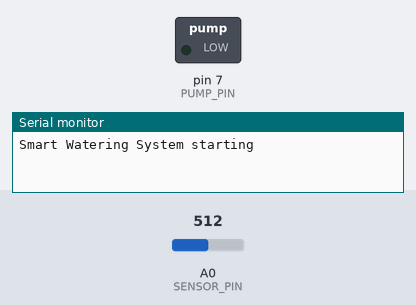
Bench run of a sketch on a simulated Arduino Nano, built with avr-gcc and run on an emulated ATmega328P. Parts: switched loads named in the sketch (green lamp = pin HIGH), the last lines printed to the serial monitor. Inputs (shaded band) come from the test bench; at power-on: A0 (SENSOR_PIN) = 512.

Above: at 0.1 s.
At 1.1 s:
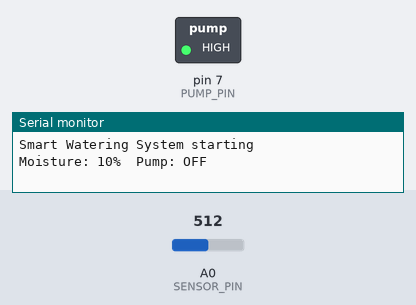
Timing chart, 0 to 13.6 s (numbered marks = the images above):
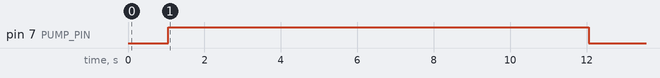

The sketch:

smart_watering_system.ino
```cpp
/*
  Smart Watering System - Arduino Nano
  Capacitive soil moisture sensor on A0, pump switched by a relay/MOSFET on D7.

  Behavior:
   - Reads soil moisture every second (averaged to reduce noise)
   - Starts the pump when soil is DRY, stops when soil is WET (hysteresis)
   - Pump runs in short bursts, then waits for water to soak in (cooldown)
   - Hard cap on pump run time as a safety cutoff
*/

// ---------- Pins ----------
const int SENSOR_PIN = A0;
const int PUMP_PIN   = 7;

// Set to HIGH for a MOSFET/transistor driver or an active-high relay board.
// Set to LOW for an active-low relay board (most common 5V relay modules).
const int PUMP_ON  = HIGH;
const int PUMP_OFF = (PUMP_ON == HIGH) ? LOW : HIGH;

// ---------- Calibration (EDIT THESE after measuring sensor) ----------
// Capacitive sensors read HIGHER when dry, LOWER when wet.
// Measure: sensor in open air (or dry soil) and sensor in a glass of water.
const int DRY_VALUE = 550;   // reading in dry soil
const int WET_VALUE = 203;   // reading in wet soil

// Moisture percentage thresholds (hysteresis band)
const int START_BELOW_PCT = 30;  // start watering below this
const int STOP_ABOVE_PCT  = 45;  // stop watering above this

// ---------- Timing ----------
const unsigned long READ_INTERVAL_MS   = 1000;
const unsigned long MAX_PUMP_RUN_MS    = 10000UL;   // 10 s max per burst
const unsigned long COOLDOWN_MS        = 600000UL;  // 10 min between bursts

// ---------- State ----------
bool pumpOn = false;
unsigned long pumpStartedAt = 0;
unsigned long pumpStoppedAt = 0;
unsigned long lastRead = 0;
bool everWatered = false;

int readMoisturePct() {
  long sum = 0;
  for (int i = 0; i < 10; i++) {
    sum += analogRead(SENSOR_PIN);
    delay(5);
  }
  int raw = sum / 10;
  int pct = map(raw, DRY_VALUE, WET_VALUE, 0, 100);
  return constrain(pct, 0, 100);
}

void setPump(bool on) {
  pumpOn = on;
  digitalWrite(PUMP_PIN, on ? PUMP_ON : PUMP_OFF);
  if (on) pumpStartedAt = millis();
  else    { pumpStoppedAt = millis(); everWatered = true; }
}

void setup() {
  pinMode(PUMP_PIN, OUTPUT);
  digitalWrite(PUMP_PIN, PUMP_OFF);   // make sure pump starts OFF
  Serial.begin(9600);
  Serial.println(F("Smart Watering System starting"));
}

void loop() {
  unsigned long now = millis();
  if (now - lastRead < READ_INTERVAL_MS) return;
  lastRead = now;

  int pct = readMoisturePct();
  Serial.print(F("Moisture: "));
  Serial.print(pct);
  Serial.print(F("%  Pump: "));
  Serial.println(pumpOn ? F("ON") : F("OFF"));

  if (pumpOn) {
    // Stop if soil is wet enough OR safety timer expires
    if (pct >= STOP_ABOVE_PCT || (now - pumpStartedAt) >= MAX_PUMP_RUN_MS) {
      setPump(false);
    }
  } else {
    bool cooledDown = !everWatered || (now - pumpStoppedAt) >= COOLDOWN_MS;
    if (pct <= START_BELOW_PCT && cooledDown) {
      setPump(true);
    }
  }
}
```

Measured:
- by itself, pin 7 (PUMP_PIN): LOW → HIGH at 1.1 s, → LOW 11.0 s later
